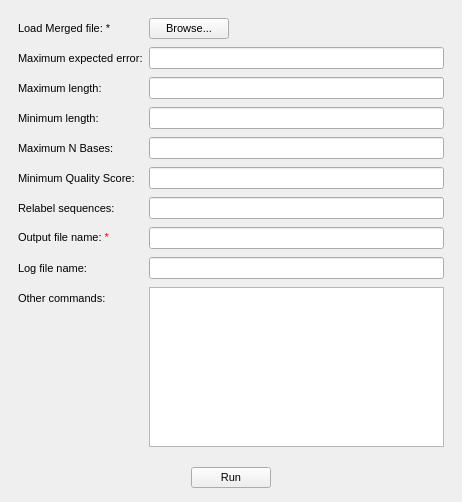
<?xml version="1.0" encoding="UTF-8"?>
<ui version="4.0">
 <class>Quality</class>
 <widget class="QMainWindow" name="Quality">
  <property name="geometry">
   <rect>
    <x>0</x>
    <y>0</y>
    <width>462</width>
    <height>502</height>
   </rect>
  </property>
  <property name="windowTitle">
   <string>Quality &amp; Length Filtering</string>
  </property>
  <widget class="QWidget" name="centralwidget">
   <layout class="QVBoxLayout" name="verticalLayout">
    <item>
     <widget class="QFrame" name="frame">
      <property name="sizePolicy">
       <sizepolicy hsizetype="Preferred" vsizetype="Preferred">
        <horstretch>0</horstretch>
        <verstretch>0</verstretch>
       </sizepolicy>
      </property>
      <property name="frameShape">
       <enum>QFrame::NoFrame</enum>
      </property>
      <property name="frameShadow">
       <enum>QFrame::Plain</enum>
      </property>
      <layout class="QFormLayout" name="formLayout">
       <property name="verticalSpacing">
        <number>8</number>
       </property>
       <item row="0" column="0">
        <widget class="QLabel" name="label_loadfile_2">
         <property name="font">
          <font>
           <pointsize>8</pointsize>
          </font>
         </property>
         <property name="text">
          <string>&lt;span style=&quot;color: black;&quot;&gt;Load Merged file: &lt;/span&gt;&lt;span style=&quot;color: red;&quot;&gt;*&lt;/span&gt;</string>
         </property>
        </widget>
       </item>
       <item row="0" column="1">
        <widget class="QFrame" name="frame_3">
         <property name="frameShape">
          <enum>QFrame::NoFrame</enum>
         </property>
         <property name="frameShadow">
          <enum>QFrame::Plain</enum>
         </property>
         <layout class="QHBoxLayout" name="horizontalLayout_2">
          <property name="spacing">
           <number>0</number>
          </property>
          <property name="leftMargin">
           <number>0</number>
          </property>
          <property name="topMargin">
           <number>0</number>
          </property>
          <property name="rightMargin">
           <number>0</number>
          </property>
          <property name="bottomMargin">
           <number>0</number>
          </property>
          <item>
           <widget class="QPushButton" name="pushButton_3">
            <property name="sizePolicy">
             <sizepolicy hsizetype="Minimum" vsizetype="Maximum">
              <horstretch>0</horstretch>
              <verstretch>0</verstretch>
             </sizepolicy>
            </property>
            <property name="font">
             <font>
              <pointsize>8</pointsize>
             </font>
            </property>
            <property name="cursor">
             <cursorShape>PointingHandCursor</cursorShape>
            </property>
            <property name="text">
             <string>Browse...</string>
            </property>
           </widget>
          </item>
          <item>
           <spacer name="horizontalSpacer">
            <property name="orientation">
             <enum>Qt::Horizontal</enum>
            </property>
            <property name="sizeHint" stdset="0">
             <size>
              <width>137</width>
              <height>20</height>
             </size>
            </property>
           </spacer>
          </item>
         </layout>
        </widget>
       </item>
       <item row="1" column="0">
        <widget class="QLabel" name="label_maxee">
         <property name="font">
          <font>
           <pointsize>8</pointsize>
          </font>
         </property>
         <property name="cursor">
          <cursorShape>ArrowCursor</cursorShape>
         </property>
         <property name="toolTip">
          <string>Discard sequences with expected error above specified value (from 0.0 to infinity)</string>
         </property>
         <property name="text">
          <string>Maximum expected error:</string>
         </property>
        </widget>
       </item>
       <item row="1" column="1">
        <widget class="QLineEdit" name="lineEdit_maxee"/>
       </item>
       <item row="2" column="0">
        <widget class="QLabel" name="label_max_length">
         <property name="font">
          <font>
           <pointsize>8</pointsize>
          </font>
         </property>
         <property name="toolTip">
          <string>discard sequences with
more than the specified number of bases</string>
         </property>
         <property name="text">
          <string>Maximum length:</string>
         </property>
        </widget>
       </item>
       <item row="2" column="1">
        <widget class="QLineEdit" name="lineEdit_maxlength"/>
       </item>
       <item row="3" column="0">
        <widget class="QLabel" name="label_min_length">
         <property name="font">
          <font>
           <pointsize>8</pointsize>
          </font>
         </property>
         <property name="toolTip">
          <string> discard input sequences
with less than the specified number of bases (default 1)</string>
         </property>
         <property name="text">
          <string>Minimum length:</string>
         </property>
        </widget>
       </item>
       <item row="3" column="1">
        <widget class="QLineEdit" name="lineEdit_minlength"/>
       </item>
       <item row="6" column="0">
        <widget class="QLabel" name="label_relabel">
         <property name="font">
          <font>
           <pointsize>8</pointsize>
          </font>
         </property>
         <property name="toolTip">
          <string>Relabel sequences using the prefix string</string>
         </property>
         <property name="text">
          <string>Relabel sequences:</string>
         </property>
        </widget>
       </item>
       <item row="6" column="1">
        <widget class="QLineEdit" name="lineEdit_relabel"/>
       </item>
       <item row="7" column="0">
        <widget class="QLabel" name="label_outputname">
         <property name="font">
          <font>
           <pointsize>8</pointsize>
          </font>
         </property>
         <property name="toolTip">
          <string>Output file name</string>
         </property>
         <property name="text">
          <string>&lt;span style=&quot;color: black;&quot;&gt;Output file name: &lt;/span&gt;&lt;span style=&quot;color: red;&quot;&gt;*&lt;/span&gt;</string>
         </property>
         <property name="textFormat">
          <enum>Qt::RichText</enum>
         </property>
        </widget>
       </item>
       <item row="7" column="1">
        <widget class="QLineEdit" name="lineEdit_outname"/>
       </item>
       <item row="8" column="0">
        <widget class="QLabel" name="label_logname">
         <property name="font">
          <font>
           <pointsize>8</pointsize>
          </font>
         </property>
         <property name="toolTip">
          <string>Log file name</string>
         </property>
         <property name="text">
          <string>Log file name:</string>
         </property>
        </widget>
       </item>
       <item row="9" column="0">
        <widget class="QLabel" name="label_othercommand">
         <property name="font">
          <font>
           <pointsize>8</pointsize>
          </font>
         </property>
         <property name="toolTip">
          <string>You can add additional parameters</string>
         </property>
         <property name="text">
          <string>Other commands:</string>
         </property>
        </widget>
       </item>
       <item row="9" column="1">
        <widget class="QTextEdit" name="textEdit_othercommand"/>
       </item>
       <item row="8" column="1">
        <widget class="QLineEdit" name="lineEdit_logname"/>
       </item>
       <item row="4" column="0">
        <widget class="QLabel" name="label">
         <property name="font">
          <font>
           <pointsize>8</pointsize>
          </font>
         </property>
         <property name="text">
          <string>Maximum N Bases:</string>
         </property>
        </widget>
       </item>
       <item row="5" column="0">
        <widget class="QLabel" name="label_min_quality_score">
         <property name="font">
          <font>
           <pointsize>8</pointsize>
          </font>
         </property>
         <property name="text">
          <string>Minimum Quality Score:</string>
         </property>
        </widget>
       </item>
       <item row="4" column="1">
        <widget class="QLineEdit" name="lineEdit_max_N_base"/>
       </item>
       <item row="5" column="1">
        <widget class="QLineEdit" name="lineEdit_min_quality"/>
       </item>
      </layout>
     </widget>
    </item>
    <item>
     <widget class="QFrame" name="frame_2">
      <property name="frameShape">
       <enum>QFrame::NoFrame</enum>
      </property>
      <property name="frameShadow">
       <enum>QFrame::Plain</enum>
      </property>
      <layout class="QHBoxLayout" name="horizontalLayout">
       <property name="spacing">
        <number>5</number>
       </property>
       <property name="leftMargin">
        <number>5</number>
       </property>
       <property name="topMargin">
        <number>5</number>
       </property>
       <property name="rightMargin">
        <number>5</number>
       </property>
       <property name="bottomMargin">
        <number>5</number>
       </property>
       <item alignment="Qt::AlignHCenter">
        <widget class="QPushButton" name="pushButton">
         <property name="font">
          <font>
           <pointsize>8</pointsize>
          </font>
         </property>
         <property name="cursor">
          <cursorShape>PointingHandCursor</cursorShape>
         </property>
         <property name="text">
          <string>Run</string>
         </property>
        </widget>
       </item>
      </layout>
     </widget>
    </item>
   </layout>
  </widget>
  <widget class="QMenuBar" name="menubar">
   <property name="geometry">
    <rect>
     <x>0</x>
     <y>0</y>
     <width>462</width>
     <height>26</height>
    </rect>
   </property>
  </widget>
 </widget>
 <resources/>
 <connections/>
</ui>
